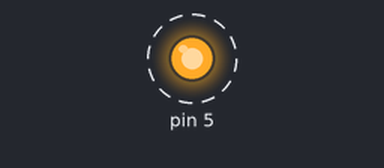
Bench run of a sketch on a simulated Arduino Uno, built with avr-gcc and run on an emulated ATmega328P. Shown: output pins drawn as LEDs (lit = HIGH). Dashed ring = blinking.

Above: at 0.02 s.
Timing chart, 0 to 3.0 s (numbered marks = the images above):
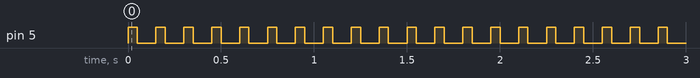

The sketch:

stunning_bruticus1.ino
```cpp
// C++ code
//
 void setup()
 {
   pinMode(5,OUTPUT);
 }
void loop()
{
  digitalWrite(5,HIGH);
  delay(50);
  digitalWrite(5,LOW);
  delay(100);

}
```

Measured:
- by itself, pin 5: alternates HIGH for 0.05 s and LOW for 0.10 s
